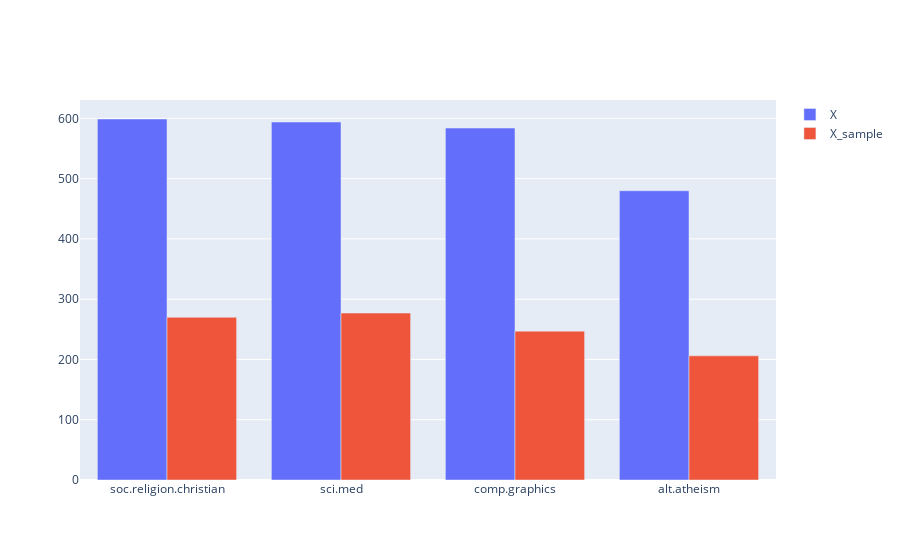

Here is the notebook cell this chart was saved with:
### Markdown cell above
#### Exercise 6 (take home)

Notice any changes from the `X` dataframe to the `X_sample` dataframe? What are they? Report every change you noticed as compared to the previous state of `X`. Feel free to query and look more closely at the dataframe for these changes.

`X` 與其取樣`X_sample`有很多不同之處，以下我們以三個面向展現：

1. X_sample 為隨機取樣，因此 idex 並不具有順序關係
2. X_sample 的數據集大小 < X 的數據集大小
3. X_sample 的`category`分佈大致與 X 一致 （另外使用 `plotly` 繪圖呈現）

### Code cell
# Answer here

print("-----top5 records of dataframe-----")
print(X.head())
print(X_sample.head())

print("\n-----size of dataframe-----")
print("X:", X.shape, ", X_sample:", X_sample.shape)


print("\n-----distribution of data-----")
X_count = X.value_counts("category_name")
print("X:", X_count)

X_sample_count = X_sample.value_counts("category_name")
print("\nX_sample:", X_sample_count)


fig = go.Figure(
    data=[
        go.Bar(
            name="X",
            x=list(X.value_counts("category_name").index),
            y=X.value_counts("category_name"),
        ),
        go.Bar(
            name="X_sample",
            x=list(X_sample.value_counts("category_name").index),
            y=X_sample.value_counts("category_name"),
        ),
    ]
)

# Change the bar mode
fig.update_layout(barmode="group")
fig.show()

### Figure 1 — Plotly figure (JSON) as saved in the notebook; plotly's stock layout.template omitted (floating-point values rounded to 4 significant figures)
{"data": [{"name": "X", "type": "bar", "x": ["soc.religion.christian", "sci.med", "comp.graphics", "alt.atheism"], "y": [599, 594, 584, 480]}, {"name": "X_sample", "type": "bar", "x": ["sci.med", "soc.religion.christian", "comp.graphics", "alt.atheism"], "y": [277, 270, 247, 206]}], "layout": {"barmode": "group"}}
